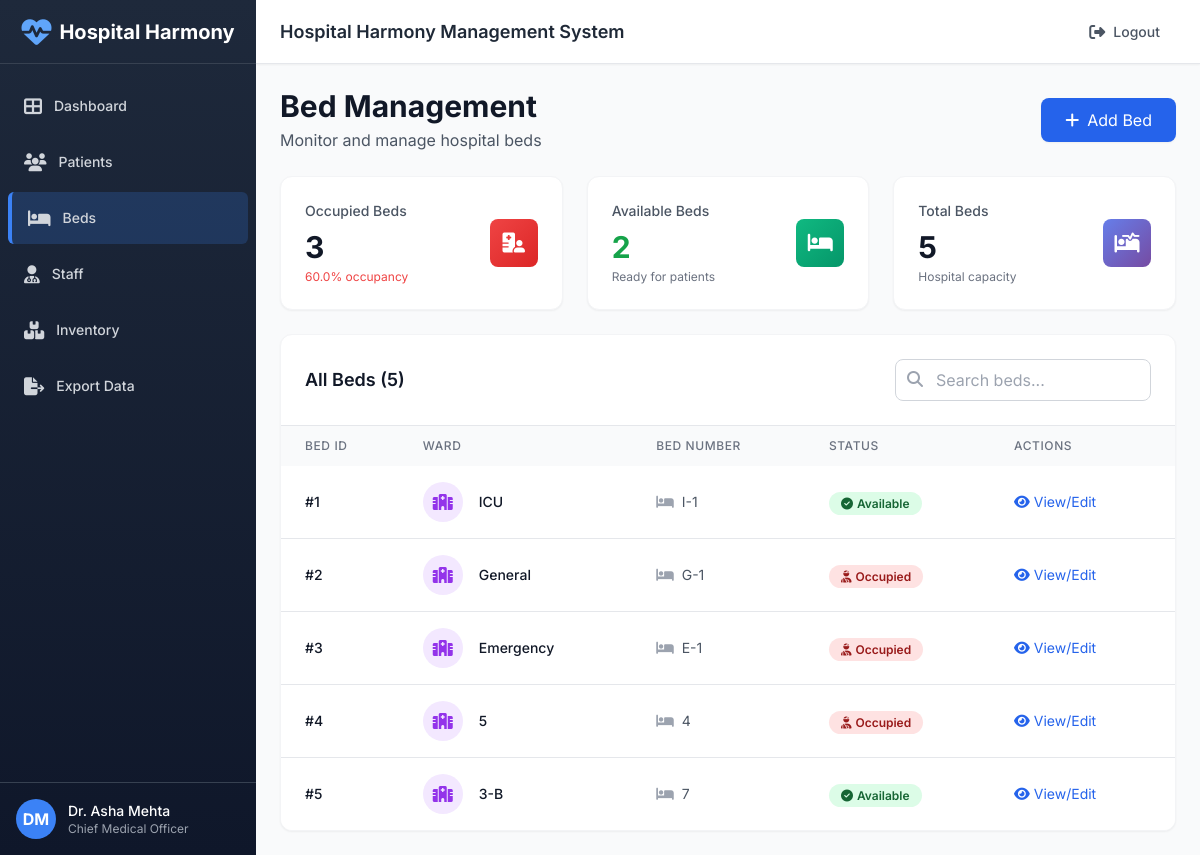
Page /beds (signed in) on the committed database.
### tables this page shows
CREATE TABLE beds (
    id INTEGER PRIMARY KEY AUTOINCREMENT,
    ward TEXT NOT NULL,
    bed_number TEXT NOT NULL,
    status TEXT NOT NULL DEFAULT 'available'
);

### app.py (the view)
@app.route('/beds')
@login_required
def beds():
    db = get_db(); cur = db.cursor()
    cur.execute('SELECT * FROM beds')
    rows = cur.fetchall()
    return render_template('beds.html', beds=rows)

### app.py (called while the page is built)
def login_required(f):
    @wraps(f)
    def wrapped(*args, **kwargs):
        if 'user' not in session:
            return redirect(url_for('login'))
        return f(*args, **kwargs)
    return wrapped

### database.py (called while the page is built)
def get_db():
    global _conn
    if _conn is None:
        _conn = sqlite3.connect(DB_PATH, check_same_thread=False)
        _conn.row_factory = sqlite3.Row
    return _conn

### templates/beds.html (shortened to what this page needs)
{% extends "layout.html" %}
{% block content %}
<div class="flex items-center justify-between mb-6">
    <div>
        <h1 class="text-3xl font-bold text-gray-900">Bed Management</h1>
        <p class="text-gray-600 mt-1">Monitor and manage hospital beds</p>
    </div>
    <button onclick="document.getElementById('addModal').classList.remove('hidden')" class="bg-blue-600 hover:bg-blue-700 text-white px-6 py-2.5 rounded-lg flex items-center transition shadow-sm">
        <i class="fas fa-plus mr-2"></i>
        Add Bed
    </button>
</div>
<div class="grid grid-cols-1 gap-6 sm:grid-cols-3 mb-6">
    <div class="card-hover bg-white rounded-xl shadow-sm p-6 border border-gray-100">
        <div class="flex items-center justify-between">
            <div>
                <p class="text-sm font-medium text-gray-600">Occupied Beds</p>
                <p class="text-3xl font-bold text-gray-900 mt-2">
                    {{ beds|selectattr('status', 'equalto', 'occupied')|list|length }}
                </p>
                <p class="text-xs text-red-500 mt-1">
                    {{ "%.1f"|format((beds|selectattr('status', 'equalto', 'occupied')|list|length / beds|length * 100) if beds|length > 0 else 0) }}% occupancy
                </p>
            </div>
            <div class="gradient-danger w-12 h-12 rounded-lg flex items-center justify-center">
                <i class="fas fa-hospital-user text-white text-xl"></i>
            </div>
        </div>
    </div>
    <div class="card-hover bg-white rounded-xl shadow-sm p-6 border border-gray-100">
        <div class="flex items-center justify-between">
            <div>
                <p class="text-sm font-medium text-gray-600">Available Beds</p>
                <p class="text-3xl font-bold text-green-600 mt-2">
                    {{ beds|selectattr('status', 'equalto', 'available')|list|length }}
                </p>
                <p class="text-xs text-gray-500 mt-1">Ready for patients</p>
            </div>
            <div class="gradient-success w-12 h-12 rounded-lg flex items-center justify-center">
                <i class="fas fa-bed text-white text-xl"></i>
            </div>
        </div>
    </div>
    <div class="card-hover bg-white rounded-xl shadow-sm p-6 border border-gray-100">
        <div class="flex items-center justify-between">
            <div>
                <p class="text-sm font-medium text-gray-600">Total Beds</p>
                <p class="text-3xl font-bold text-gray-900 mt-2">{{ beds|length }}</p>
                <p class="text-xs text-gray-500 mt-1">Hospital capacity</p>
            </div>
            <div class="gradient-primary w-12 h-12 rounded-lg flex items-center justify-center">
                <i class="fas fa-procedures text-white text-xl"></i>
            </div>
        </div>
    </div>
</div>
<div class="bg-white rounded-xl shadow-sm border border-gray-100 overflow-hidden">
    <div class="p-6 border-b border-gray-200">
        <div class="flex items-center justify-between">
            <h3 class="text-lg font-semibold text-gray-900">All Beds ({{ beds|length }})</h3>
            <div class="relative w-64">
                <input type="search" id="searchInput" placeholder="Search beds..." class="w-full pl-10 pr-4 py-2 border border-gray-300 rounded-lg focus:ring-2 focus:ring-blue-500 focus:border-transparent" onkeyup="searchTable()">
                <i class="fas fa-search absolute left-3 top-3 text-gray-400"></i>
            </div>
        </div>
    </div>
    <div class="overflow-x-auto">
        <table class="w-full" id="bedsTable">
            <thead class="bg-gray-50">
                <tr>
                    <th class="px-6 py-3 text-left text-xs font-medium text-gray-500 uppercase tracking-wider">Bed ID</th>
                    <th class="px-6 py-3 text-left text-xs font-medium text-gray-500 uppercase tracking-wider">Ward</th>
                    <th class="px-6 py-3 text-left text-xs font-medium text-gray-500 uppercase tracking-wider">Bed Number</th>
                    <th class="px-6 py-3 text-left text-xs font-medium text-gray-500 uppercase tracking-wider">Status</th>
                    <th class="px-6 py-3 text-left text-xs font-medium text-gray-500 uppercase tracking-wider">Actions</th>
                </tr>
            </thead>
            <tbody class="bg-white divide-y divide-gray-200">
                {% if beds %}
                    {% for b in beds %}
                    <tr class="hover:bg-gray-50 transition">
                        <td class="px-6 py-4 whitespace-nowrap text-sm font-medium text-gray-900">#{{ b['id'] }}</td>
                        <td class="px-6 py-4 whitespace-nowrap">
                            <div class="flex items-center">
                                <div class="flex-shrink-0 h-10 w-10 bg-purple-100 rounded-full flex items-center justify-center">
                                    <i class="fas fa-hospital text-purple-600"></i>
                                </div>
                                <div class="ml-4">
                                    <div class="text-sm font-medium text-gray-900">{{ b['ward'] }}</div>
                                </div>
                            </div>
                        </td>
                        <td class="px-6 py-4 whitespace-nowrap text-sm text-gray-600">
                            <i class="fas fa-bed mr-2 text-gray-400"></i>{{ b['bed_number'] }}
                        </td>
                        <td class="px-6 py-4 whitespace-nowrap">
                            {% if b['status'] == 'available' %}
                                <span class="px-3 py-1 text-xs font-semibold rounded-full bg-green-100 text-green-800">
                                    <i class="fas fa-check-circle mr-1"></i>Available
                                </span>
                            {% elif b['status'] == 'occupied' %}
                                <span class="px-3 py-1 text-xs font-semibold rounded-full bg-red-100 text-red-800">
                                    <i class="fas fa-user-injured mr-1"></i>Occupied
                                </span>
                            {% else %}
                                <span class="px-3 py-1 text-xs font-semibold rounded-full bg-gray-100 text-gray-800">
                                    <i class="fas fa-tools mr-1"></i>{{ b['status']|title }}
                                </span>
                            {% endif %}
                        </td>
                        <td class="px-6 py-4 whitespace-nowrap text-sm">
                            <button onclick="viewBed({{ b['id'] }}, '{{ b['ward'] }}', '{{ b['bed_number'] }}', '{{ b['status'] }}')" class="text-blue-600 hover:text-blue-800 mr-3 transition">
                                <i class="fas fa-eye mr-1"></i>View/Edit
                            </button>
                        </td>
                    </tr>
                    {% endfor %}
                {% endif %}
            </tbody>
        </table>
    </div>
</div>
{% endblock %}

### templates/layout.html (shortened to what this page needs)
<!DOCTYPE html>
<html lang="en">
<head>
    <script src="https://cdn.tailwindcss.com"></script>
    <link rel="stylesheet" href="https://cdnjs.cloudflare.com/ajax/libs/font-awesome/6.4.0/css/all.min.css">
</head>
<body class="bg-gray-50">
    <div class="flex h-screen bg-gray-50">
        {% include 'sidebar.html' %}
        <div class="flex flex-col flex-1 overflow-hidden">
            {% include 'header.html' %}
            <main class="flex-1 overflow-y-auto p-6">
                {% block content %}{% endblock %}
            </main>
        </div>
    </div>
</body>
</html>

### templates/sidebar.html
<div class="sidebar w-64 flex-shrink-0 hidden md:flex flex-col">
    <div class="flex items-center justify-center h-16 px-4 border-b border-gray-700">
        <i class="fas fa-heartbeat text-3xl text-blue-400 mr-2"></i>
        <span class="text-xl font-bold text-white">Hospital Harmony</span>
    </div>
    <nav class="flex-1 px-2 py-4 space-y-1 overflow-y-auto">
        <a href="/" class="sidebar-link flex items-center px-4 py-3 text-sm font-medium text-gray-300 rounded-md hover:text-white {% if request.path == '/' %}active{% endif %}">
            <i class="fas fa-th-large mr-3 text-lg"></i>
            Dashboard
        </a>
        <a href="/patients" class="sidebar-link flex items-center px-4 py-3 text-sm font-medium text-gray-300 rounded-md hover:text-white {% if '/patients' in request.path %}active{% endif %}">
            <i class="fas fa-users mr-3 text-lg"></i>
            Patients
        </a>
        <a href="/beds" class="sidebar-link flex items-center px-4 py-3 text-sm font-medium text-gray-300 rounded-md hover:text-white {% if '/beds' in request.path %}active{% endif %}">
            <i class="fas fa-bed mr-3 text-lg"></i>
            Beds
        </a>
        <a href="/staff" class="sidebar-link flex items-center px-4 py-3 text-sm font-medium text-gray-300 rounded-md hover:text-white {% if '/staff' in request.path %}active{% endif %}">
            <i class="fas fa-user-md mr-3 text-lg"></i>
            Staff
        </a>
        <a href="/inventory" class="sidebar-link flex items-center px-4 py-3 text-sm font-medium text-gray-300 rounded-md hover:text-white {% if '/inventory' in request.path %}active{% endif %}">
            <i class="fas fa-boxes mr-3 text-lg"></i>
            Inventory
        </a>
        <a href="/export/patients" class="sidebar-link flex items-center px-4 py-3 text-sm font-medium text-gray-300 rounded-md hover:text-white">
            <i class="fas fa-file-export mr-3 text-lg"></i>
            Export Data
        </a>
    </nav>
    <div class="p-4 border-t border-gray-700">
        <div class="flex items-center">
            <div class="w-10 h-10 rounded-full bg-blue-500 flex items-center justify-center text-white font-bold">
                DM
            </div>
            <div class="ml-3">
                <p class="text-sm font-medium text-white">Dr. Asha Mehta</p>
                <p class="text-xs text-gray-400">Chief Medical Officer</p>
            </div>
        </div>
    </div>
</div>

### templates/header.html (shortened to what this page needs)
<header class="flex items-center justify-between h-16 px-6 bg-white border-b border-gray-200 shadow-sm">
    <div class="flex items-center flex-1">
        <div class="text-lg font-semibold text-gray-800">
            Hospital Harmony Management System
        </div>
    </div>
    <div class="flex items-center space-x-4">
        <a href="/logout" class="text-gray-600 hover:text-gray-900 flex items-center gap-2 px-4 py-2 rounded-lg hover:bg-gray-100 transition" title="Logout">
            <i class="fas fa-sign-out-alt"></i>
            <span class="text-sm font-medium">Logout</span>
        </a>
    </div>
</header>

### templates/layout.html (style rules this page uses)
* { font-family: 'Inter', sans-serif; }
.sidebar { background: linear-gradient(180deg, #1e293b 0%, #0f172a 100%); }
.sidebar-link { transition: all 0.2s ease; }
.sidebar-link.active { background: rgba(59, 130, 246, 0.2); border-left: 4px solid #3b82f6; }
.card-hover { transition: all 0.3s ease; }
.gradient-primary { background: linear-gradient(135deg, #667eea 0%, #764ba2 100%); }
.gradient-success { background: linear-gradient(135deg, #10b981 0%, #059669 100%); }
.gradient-danger { background: linear-gradient(135deg, #ef4444 0%, #dc2626 100%); }

### rows in the picture
beds: id "1", ward "ICU", bed_number "I-1", status "available" (drawn)
beds: id "2", ward "General", bed_number "G-1", status "occupied" (drawn)
beds: id "3", ward "Emergency", bed_number "E-1", status "occupied" (drawn)
beds: id "4", ward "5", bed_number "4", status "occupied" (drawn)
beds: id "5", ward "3-B", bed_number "7", status "available" (drawn)

### other values in the picture
{{ beds|selectattr('status', 'equalto', 'occupied')|list|length }} "3"
{{ beds|selectattr('status', 'equalto', 'available')|list|length }} "2"
{{ beds|length }} "5"
